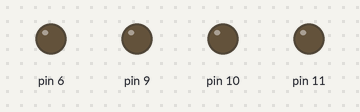
This sketch was run on a simulated Arduino Uno, built with avr-gcc and run on an emulated ATmega328P. Parts: output pins drawn as LEDs (lit = HIGH).

Above: at 0.05 s.
At 0.65 s:
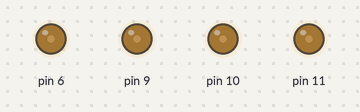
At 1.3 s:
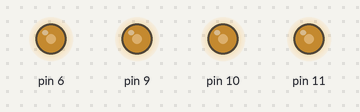
At 1.95 s:
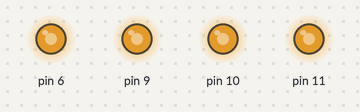
At 2.6 s:
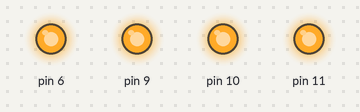
Timing chart, 0 to 6.0 s (numbered marks = the images above):
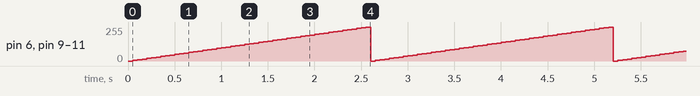

Measured:
- by itself, pin 6, pin 9–11: ramps from 0/255 to 255/255 and jumps back, once every 2.6 s

The sketch:

pwmLed.ino
```cpp
void setup() {
  pinMode(11,OUTPUT);
  pinMode(10,OUTPUT);
  pinMode(9,OUTPUT);
  pinMode(6,OUTPUT);
}
void loop() {
  int i;
  for(i=0;i<=255;i+=5)
  {
        analogWrite(11,i);
        analogWrite(10,i);
        analogWrite(9,i);
        analogWrite(6,i);
        delay(50);
  }
}
```
